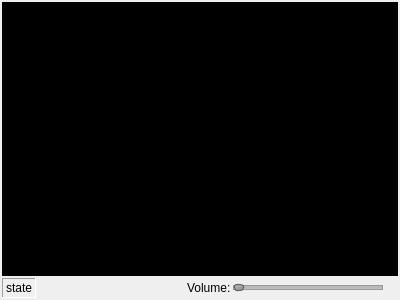
<?xml version="1.0" encoding="UTF-8"?>
<ui version="4.0">
 <class>CPlayer</class>
 <widget class="QWidget" name="CPlayer">
  <property name="geometry">
   <rect>
    <x>0</x>
    <y>0</y>
    <width>400</width>
    <height>300</height>
   </rect>
  </property>
  <property name="windowTitle">
   <string>Form</string>
  </property>
  <layout class="QVBoxLayout" name="verticalLayout" stretch="9,1">
   <property name="spacing">
    <number>2</number>
   </property>
   <property name="margin">
    <number>2</number>
   </property>
   <item>
    <widget class="QFrame" name="fVideo">
     <property name="styleSheet">
      <string notr="true">QFrame#fVideo {
   background-color: black;
}</string>
     </property>
     <property name="frameShape">
      <enum>QFrame::Panel</enum>
     </property>
     <property name="frameShadow">
      <enum>QFrame::Sunken</enum>
     </property>
     <property name="lineWidth">
      <number>1</number>
     </property>
    </widget>
   </item>
   <item>
    <layout class="QHBoxLayout" name="horizontalLayout">
     <property name="rightMargin">
      <number>15</number>
     </property>
     <item>
      <widget class="QLabel" name="labState">
       <property name="frameShape">
        <enum>QFrame::Panel</enum>
       </property>
       <property name="frameShadow">
        <enum>QFrame::Sunken</enum>
       </property>
       <property name="text">
        <string>state</string>
       </property>
      </widget>
     </item>
     <item>
      <spacer name="horizontalSpacer">
       <property name="orientation">
        <enum>Qt::Horizontal</enum>
       </property>
       <property name="sizeHint" stdset="0">
        <size>
         <width>40</width>
         <height>20</height>
        </size>
       </property>
      </spacer>
     </item>
     <item>
      <widget class="QLabel" name="label">
       <property name="text">
        <string>Volume:</string>
       </property>
      </widget>
     </item>
     <item>
      <widget class="QSlider" name="volSlider">
       <property name="minimumSize">
        <size>
         <width>150</width>
         <height>0</height>
        </size>
       </property>
       <property name="maximumSize">
        <size>
         <width>150</width>
         <height>16777215</height>
        </size>
       </property>
       <property name="styleSheet">
        <string notr="true">QSlider::groove:horizontal {
     border: 1px solid #999999;
     height: 3px; /* the groove expands to the size of the slider by default. by giving it a height, it has a fixed size */
     background: qlineargradient(x1:0, y1:0, x2:0, y2:1, stop:0 #B1B1B1, stop:1 #c4c4c4);
     margin: 2px 0;
 }

 QSlider::handle:horizontal {
     background: qlineargradient(x1:0, y1:0, x2:1, y2:1, stop:0 #b4b4b4, stop:1 #8f8f8f);
     border: 1px solid #5c5c5c;
     width: 8px;
     margin: -2px 0; /* handle is placed by default on the contents rect of the groove. Expand outside the groove */
     border-radius: 3px;
 }</string>
       </property>
       <property name="maximum">
        <number>100</number>
       </property>
       <property name="orientation">
        <enum>Qt::Horizontal</enum>
       </property>
       <property name="invertedControls">
        <bool>false</bool>
       </property>
       <property name="tickPosition">
        <enum>QSlider::NoTicks</enum>
       </property>
      </widget>
     </item>
    </layout>
   </item>
  </layout>
 </widget>
 <resources/>
 <connections/>
</ui>
